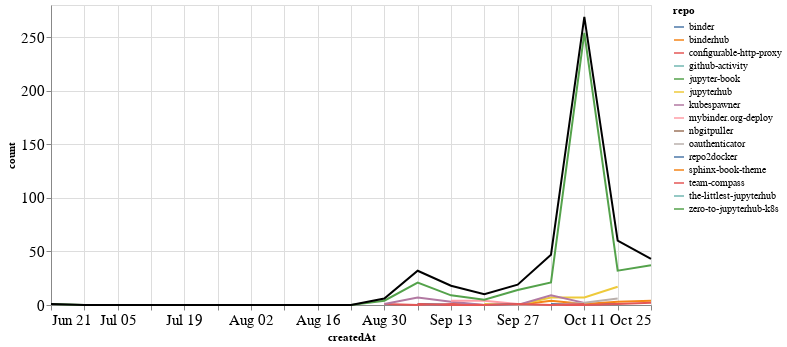

Notebook source saved alongside this figure:
### Markdown cell above
## Comments

### Code cell
comments_time = comments.groupby('repo').resample('W', on='createdAt').count()['author'].reset_index()
comments_time = comments_time.rename(columns={'author': 'count'})
comments_time_total = comments_time.groupby('createdAt').agg({"count": "sum"}).reset_index()
ch1 = alt.Chart(comments_time, width=600).mark_line().encode(
    x='createdAt',
    y='count',
    color='repo',
    tooltip="repo"
)

ch2 = alt.Chart(comments_time_total, width=600).mark_line(color="black").encode(
    x='createdAt',
    y='count',
)

ch1 + ch2

### Figure 1 — Vega-Lite specification as saved in the notebook (floating-point values rounded to 4 significant figures)
{"config": {"axisLeft": {"labelFontSize": 15}, "axisBottom": {"labelFontSize": 15}}, "layer": [{"data": {"name": "data-945f145825e2ce1b4a9ead2f89cfecdc"}, "mark": "line", "encoding": {"color": {"type": "nominal", "field": "repo"}, "tooltip": {"type": "nominal", "field": "repo"}, "x": {"type": "temporal", "field": "createdAt"}, "y": {"type": "quantitative", "field": "count"}}, "width": 600}, {"data": {"name": "data-4b88fd1699c9de2bb8b4b093b813f3c5"}, "mark": {"type": "line", "color": "black"}, "encoding": {"x": {"type": "temporal", "field": "createdAt"}, "y": {"type": "quantitative", "field": "count"}}, "width": 600}], "$schema": "https://vega.github.io/schema/vega-lite/v4.8.1.json", "datasets": {"data-945f145825e2ce1b4a9ead2f89cfecdc": [{"repo": "binder", "createdAt": "2020-10-04T00:00:00", "count": 1}, {"repo": "binder", "createdAt": "2020-10-11T00:00:00", "count": 1}, {"repo": "binder", "createdAt": "2020-10-18T00:00:00", "count": 1}, {"repo": "binderhub", "createdAt": "2020-09-13T00:00:00", "count": 1}, {"repo": "binderhub", "createdAt": "2020-09-20T00:00:00", "count": 0}, {"repo": "binderhub", "createdAt": "2020-09-27T00:00:00", "count": 0}, {"repo": "binderhub", "createdAt": "2020-10-04T00:00:00", "count": 4}, {"repo": "binderhub", "createdAt": "2020-10-11T00:00:00", "count": 1}, {"repo": "binderhub", "createdAt": "2020-10-18T00:00:00", "count": 3}, {"repo": "binderhub", "createdAt": "2020-10-25T00:00:00", "count": 4}, {"repo": "configurable-http-proxy", "createdAt": "2020-08-30T00:00:00", "count": 1}, {"repo": "configurable-http-proxy", "createdAt": "2020-09-06T00:00:00", "count": 0}, {"repo": "configurable-http-proxy", "createdAt": "2020-09-13T00:00:00", "count": 1}, {"repo": "configurable-http-proxy", "createdAt": "2020-09-20T00:00:00", "count": 0}, {"repo": "configurable-http-proxy", "createdAt": "2020-09-27T00:00:00", "count": 0}, {"repo": "configurable-http-proxy", "createdAt": "2020-10-04T00:00:00", "count": 0}, {"repo": "configurable-http-proxy", "createdAt": "2020-10-11T00:00:00", "count": 0}, {"repo": "configurable-http-proxy", "createdAt": "2020-10-18T00:00:00", "count": 1}, {"repo": "configurable-http-proxy", "createdAt": "2020-10-25T00:00:00", "count": 2}, {"repo": "github-activity", "createdAt": "2020-10-11T00:00:00", "count": 1}, {"repo": "jupyter-book", "createdAt": "2020-10-04T00:00:00", "count": 2}, {"repo": "jupyterhub", "createdAt": "2020-09-20T00:00:00", "count": 1}, {"repo": "jupyterhub", "createdAt": "2020-09-27T00:00:00", "count": 0}, {"repo": "jupyterhub", "createdAt": "2020-10-04T00:00:00", "count": 7}, {"repo": "jupyterhub", "createdAt": "2020-10-11T00:00:00", "count": 7}, {"repo": "jupyterhub", "createdAt": "2020-10-18T00:00:00", "count": 17}, {"repo": "kubespawner", "createdAt": "2020-08-30T00:00:00", "count": 1}, {"repo": "kubespawner", "createdAt": "2020-09-06T00:00:00", "count": 7}, {"repo": "kubespawner", "createdAt": "2020-09-13T00:00:00", "count": 3}, {"repo": "kubespawner", "createdAt": "2020-09-20T00:00:00", "count": 0}, {"repo": "kubespawner", "createdAt": "2020-09-27T00:00:00", "count": 0}, {"repo": "kubespawner", "createdAt": "2020-10-04T00:00:00", "count": 9}, {"repo": "kubespawner", "createdAt": "2020-10-11T00:00:00", "count": 2}, {"repo": "mybinder.org-deploy", "createdAt": "2020-09-13T00:00:00", "count": 4}, {"repo": "mybinder.org-deploy", "createdAt": "2020-09-20T00:00:00", "count": 4}, {"repo": "mybinder.org-deploy", "createdAt": "2020-09-27T00:00:00", "count": 1}, {"repo": "nbgitpuller", "createdAt": "2020-10-04T00:00:00", "count": 3}, {"repo": "oauthenticator", "createdAt": "2020-09-06T00:00:00", "count": 1}, {"repo": "oauthenticator", "createdAt": "2020-09-13T00:00:00", "count": 0}, {"repo": "oauthenticator", "createdAt": "2020-09-20T00:00:00", "count": 0}, {"repo": "oauthenticator", "createdAt": "2020-09-27T00:00:00", "count": 0}, {"repo": "oauthenticator", "createdAt": "2020-10-04T00:00:00", "count": 0}, {"repo": "oauthenticator", "createdAt": "2020-10-11T00:00:00", "count": 2}, {"repo": "oauthenticator", "createdAt": "2020-10-18T00:00:00", "count": 6}, {"repo": "repo2docker", "createdAt": "2020-09-06T00:00:00", "count": 1}, {"repo": "repo2docker", "createdAt": "2020-09-13T00:00:00", "count": 0}, {"repo": "repo2docker", "createdAt": "2020-09-20T00:00:00", "count": 0}, {"repo": "repo2docker", "createdAt": "2020-09-27T00:00:00", "count": 1}, {"repo": "sphinx-book-theme", "createdAt": "2020-09-27T00:00:00", "count": 2}, {"repo": "team-compass", "createdAt": "2020-09-06T00:00:00", "count": 1}, {"repo": "team-compass", "createdAt": "2020-09-13T00:00:00", "count": 0}, {"repo": "team-compass", "createdAt": "2020-09-20T00:00:00", "count": 0}, {"repo": "team-compass", "createdAt": "2020-09-27T00:00:00", "count": 1}, {"repo": "team-compass", "createdAt": "2020-10-04T00:00:00", "count": 0}, {"repo": "team-compass", "createdAt": "2020-10-11T00:00:00", "count": 1}, {"repo": "the-littlest-jupyterhub", "createdAt": "2020-09-06T00:00:00", "count": 1}, {"repo": "zero-to-jupyterhub-k8s", "createdAt": "2020-06-21T00:00:00", "count": 1}, {"repo": "zero-to-jupyterhub-k8s", "createdAt": "2020-06-28T00:00:00", "count": 0}, {"repo": "zero-to-jupyterhub-k8s", "createdAt": "2020-07-05T00:00:00", "count": 0}, {"repo": "zero-to-jupyterhub-k8s", "createdAt": "2020-07-12T00:00:00", "count": 0}, {"repo": "zero-to-jupyterhub-k8s", "createdAt": "2020-07-19T00:00:00", "count": 0}, {"repo": "zero-to-jupyterhub-k8s", "createdAt": "2020-07-26T00:00:00", "count": 0}, {"repo": "zero-to-jupyterhub-k8s", "createdAt": "2020-08-02T00:00:00", "count": 0}, {"repo": "zero-to-jupyterhub-k8s", "createdAt": "2020-08-09T00:00:00", "count": 0}, {"repo": "zero-to-jupyterhub-k8s", "createdAt": "2020-08-16T00:00:00", "count": 0}, {"repo": "zero-to-jupyterhub-k8s", "createdAt": "2020-08-23T00:00:00", "count": 0}, {"repo": "zero-to-jupyterhub-k8s", "createdAt": "2020-08-30T00:00:00", "count": 4}, {"repo": "zero-to-jupyterhub-k8s", "createdAt": "2020-09-06T00:00:00", "count": 21}, {"repo": "zero-to-jupyterhub-k8s", "createdAt": "2020-09-13T00:00:00", "count": 9}, {"repo": "zero-to-jupyterhub-k8s", "createdAt": "2020-09-20T00:00:00", "count": 5}, {"repo": "zero-to-jupyterhub-k8s", "createdAt": "2020-09-27T00:00:00", "count": 14}, {"repo": "zero-to-jupyterhub-k8s", "createdAt": "2020-10-04T00:00:00", "count": 21}, {"repo": "zero-to-jupyterhub-k8s", "createdAt": "2020-10-11T00:00:00", "count": 254}, {"repo": "zero-to-jupyterhub-k8s", "createdAt": "2020-10-18T00:00:00", "count": 32}, {"repo": "zero-to-jupyterhub-k8s", "createdAt": "2020-10-25T00:00:00", "count": 37}], "data-4b88fd1699c9de2bb8b4b093b813f3c5": [{"createdAt": "2020-06-21T00:00:00", "count": 1}, {"createdAt": "2020-06-28T00:00:00", "count": 0}, {"createdAt": "2020-07-05T00:00:00", "count": 0}, {"createdAt": "2020-07-12T00:00:00", "count": 0}, {"createdAt": "2020-07-19T00:00:00", "count": 0}, {"createdAt": "2020-07-26T00:00:00", "count": 0}, {"createdAt": "2020-08-02T00:00:00", "count": 0}, {"createdAt": "2020-08-09T00:00:00", "count": 0}, {"createdAt": "2020-08-16T00:00:00", "count": 0}, {"createdAt": "2020-08-23T00:00:00", "count": 0}, {"createdAt": "2020-08-30T00:00:00", "count": 6}, {"createdAt": "2020-09-06T00:00:00", "count": 32}, {"createdAt": "2020-09-13T00:00:00", "count": 18}, {"createdAt": "2020-09-20T00:00:00", "count": 10}, {"createdAt": "2020-09-27T00:00:00", "count": 19}, {"createdAt": "2020-10-04T00:00:00", "count": 47}, {"createdAt": "2020-10-11T00:00:00", "count": 269}, {"createdAt": "2020-10-18T00:00:00", "count": 60}, {"createdAt": "2020-10-25T00:00:00", "count": 43}]}}
